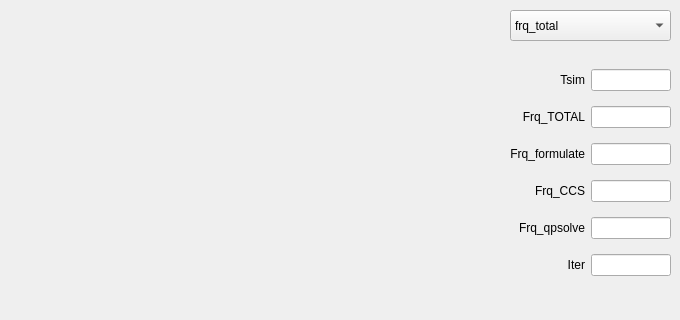
      <widget class="QWidget" name="tab_6">
       <attribute name="title">
        <string>MPC info</string>
       </attribute>
       <widget class="QCustomPlot" name="plot_MPCfrq" native="true">
        <property name="geometry">
         <rect>
          <x>0</x>
          <y>0</y>
          <width>501</width>
          <height>311</height>
         </rect>
        </property>
       </widget>
       <widget class="QWidget" name="gridLayoutWidget_4">
        <property name="geometry">
         <rect>
          <x>510</x>
          <y>60</y>
          <width>161</width>
          <height>231</height>
         </rect>
        </property>
        <layout class="QGridLayout" name="gridLayout_4">
         <item row="1" column="1">
          <widget class="QLineEdit" name="LE_totalfrq">
           <property name="font">
            <font>
             <pointsize>9</pointsize>
            </font>
           </property>
           <property name="alignment">
            <set>Qt::AlignCenter</set>
           </property>
          </widget>
         </item>
         <item row="1" column="0">
          <widget class="QLabel" name="label_42">
           <property name="font">
            <font>
             <pointsize>9</pointsize>
            </font>
           </property>
           <property name="text">
            <string>Frq_TOTAL</string>
           </property>
           <property name="alignment">
            <set>Qt::AlignRight|Qt::AlignTrailing|Qt::AlignVCenter</set>
           </property>
          </widget>
         </item>
         <item row="4" column="0">
          <widget class="QLabel" name="label_41">
           <property name="font">
            <font>
             <pointsize>9</pointsize>
            </font>
           </property>
           <property name="text">
            <string>Frq_qpsolve</string>
           </property>
           <property name="alignment">
            <set>Qt::AlignRight|Qt::AlignTrailing|Qt::AlignVCenter</set>
           </property>
          </widget>
         </item>
         <item row="0" column="0">
          <widget class="QLabel" name="label_43">
           <property name="font">
            <font>
             <pointsize>9</pointsize>
            </font>
           </property>
           <property name="text">
            <string>Tsim</string>
           </property>
           <property name="alignment">
            <set>Qt::AlignRight|Qt::AlignTrailing|Qt::AlignVCenter</set>
           </property>
          </widget>
         </item>
         <item row="2" column="1">
          <widget class="QLineEdit" name="LE_fsetup">
           <property name="font">
            <font>
             <pointsize>9</pointsize>
            </font>
           </property>
           <property name="alignment">
            <set>Qt::AlignCenter</set>
           </property>
          </widget>
         </item>
         <item row="2" column="0">
          <widget class="QLabel" name="label_45">
           <property name="font">
            <font>
             <pointsize>9</pointsize>
            </font>
           </property>
           <property name="text">
            <string>Frq_formulate</string>
           </property>
           <property name="alignment">
            <set>Qt::AlignRight|Qt::AlignTrailing|Qt::AlignVCenter</set>
           </property>
          </widget>
         </item>
         <item row="5" column="0">
          <widget class="QLabel" name="label_47">
           <property name="font">
            <font>
             <pointsize>9</pointsize>
            </font>
           </property>
           <property name="text">
            <string>Iter</string>
           </property>
           <property name="alignment">
            <set>Qt::AlignRight|Qt::AlignTrailing|Qt::AlignVCenter</set>
           </property>
          </widget>
         </item>
         <item row="0" column="1">
          <widget class="QLineEdit" name="LE_tsim">
           <property name="font">
            <font>
             <pointsize>9</pointsize>
            </font>
           </property>
           <property name="alignment">
            <set>Qt::AlignCenter</set>
           </property>
          </widget>
         </item>
         <item row="5" column="1">
          <widget class="QLineEdit" name="LE_iter">
           <property name="font">
            <font>
             <pointsize>9</pointsize>
            </font>
           </property>
           <property name="alignment">
            <set>Qt::AlignCenter</set>
           </property>
          </widget>
         </item>
         <item row="3" column="1">
          <widget class="QLineEdit" name="LE_tCCS">
           <property name="font">
            <font>
             <pointsize>9</pointsize>
            </font>
           </property>
           <property name="alignment">
            <set>Qt::AlignCenter</set>
           </property>
          </widget>
         </item>
         <item row="3" column="0">
          <widget class="QLabel" name="label_48">
           <property name="font">
            <font>
             <pointsize>9</pointsize>
            </font>
           </property>
           <property name="text">
            <string>Frq_CCS</string>
           </property>
           <property name="alignment">
            <set>Qt::AlignRight|Qt::AlignTrailing|Qt::AlignVCenter</set>
           </property>
          </widget>
         </item>
         <item row="4" column="1">
          <widget class="QLineEdit" name="LE_tsolve">
           <property name="font">
            <font>
             <pointsize>9</pointsize>
            </font>
           </property>
           <property name="alignment">
            <set>Qt::AlignCenter</set>
           </property>
          </widget>
         </item>
        </layout>
       </widget>
       <widget class="QComboBox" name="Combo_MPCplot">
        <property name="geometry">
         <rect>
          <x>510</x>
          <y>10</y>
          <width>161</width>
          <height>31</height>
         </rect>
        </property>
        <property name="currentText">
         <string>frq_total</string>
        </property>
        <property name="maxVisibleItems">
         <number>10</number>
        </property>
        <item>
         <property name="text">
          <string>frq_total</string>
         </property>
        </item>
        <item>
         <property name="text">
          <string>frq_formulate</string>
         </property>
        </item>
        <item>
         <property name="text">
          <string>frq_CCS</string>
         </property>
        </item>
        <item>
         <property name="text">
          <string>frq_qp</string>
         </property>
        </item>
        <item>
         <property name="text">
          <string>iter</string>
         </property>
        </item>
       </widget>
      </widget>
